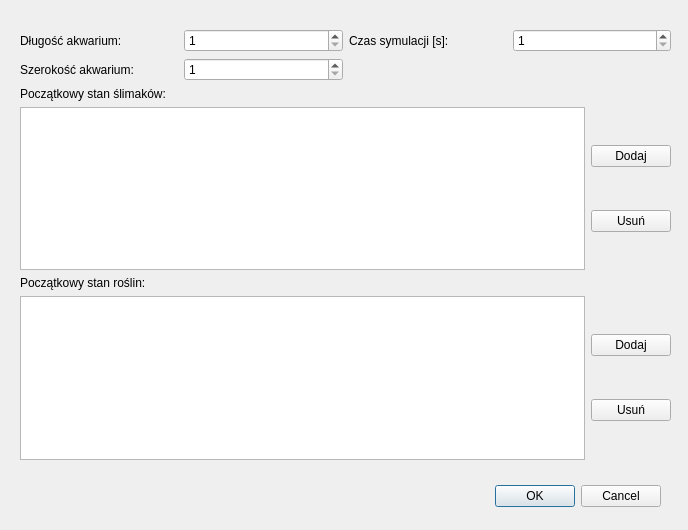
<?xml version="1.0" encoding="UTF-8"?>
<ui version="4.0">
 <class>EditWindow</class>
 <widget class="QDialog" name="EditWindow">
  <property name="geometry">
   <rect>
    <x>0</x>
    <y>0</y>
    <width>688</width>
    <height>530</height>
   </rect>
  </property>
  <property name="windowTitle">
   <string>Dialog</string>
  </property>
  <widget class="QDialogButtonBox" name="buttonBox">
   <property name="geometry">
    <rect>
     <x>60</x>
     <y>480</y>
     <width>601</width>
     <height>32</height>
    </rect>
   </property>
   <property name="orientation">
    <enum>Qt::Horizontal</enum>
   </property>
   <property name="standardButtons">
    <set>QDialogButtonBox::Cancel|QDialogButtonBox::Ok</set>
   </property>
  </widget>
  <widget class="QWidget" name="verticalLayoutWidget">
   <property name="geometry">
    <rect>
     <x>20</x>
     <y>29</y>
     <width>651</width>
     <height>431</height>
    </rect>
   </property>
   <layout class="QVBoxLayout" name="mainLayout">
    <item>
     <layout class="QGridLayout" name="singleValuesLayout">
      <item row="1" column="1">
       <widget class="QSpinBox" name="aquariumWeightValue">
        <property name="minimum">
         <number>1</number>
        </property>
        <property name="maximum">
         <number>1000000000</number>
        </property>
        <property name="displayIntegerBase">
         <number>10</number>
        </property>
       </widget>
      </item>
      <item row="0" column="0">
       <widget class="QLabel" name="aquariumLengthLabel">
        <property name="text">
         <string>Długość akwarium:</string>
        </property>
       </widget>
      </item>
      <item row="0" column="1">
       <widget class="QSpinBox" name="aquariumLengthValue">
        <property name="minimum">
         <number>1</number>
        </property>
        <property name="maximum">
         <number>1000000000</number>
        </property>
        <property name="stepType">
         <enum>QAbstractSpinBox::DefaultStepType</enum>
        </property>
        <property name="displayIntegerBase">
         <number>10</number>
        </property>
       </widget>
      </item>
      <item row="1" column="0">
       <widget class="QLabel" name="aquariumWeightLabel">
        <property name="text">
         <string>Szerokość akwarium:</string>
        </property>
       </widget>
      </item>
      <item row="0" column="2">
       <widget class="QLabel" name="durationLabel">
        <property name="text">
         <string>Czas symulacji [s]:</string>
        </property>
       </widget>
      </item>
      <item row="0" column="3">
       <widget class="QSpinBox" name="durationValue">
        <property name="minimum">
         <number>1</number>
        </property>
        <property name="maximum">
         <number>1000000000</number>
        </property>
        <property name="displayIntegerBase">
         <number>10</number>
        </property>
       </widget>
      </item>
     </layout>
    </item>
    <item>
     <widget class="QLabel" name="snailsLabel">
      <property name="text">
       <string>Początkowy stan ślimaków:</string>
      </property>
     </widget>
    </item>
    <item>
     <layout class="QHBoxLayout" name="snailsLayout">
      <item>
       <widget class="QTableWidget" name="snailsTable"/>
      </item>
      <item>
       <layout class="QVBoxLayout" name="snailsButtonsLayout" stretch="5,5">
        <property name="spacing">
         <number>5</number>
        </property>
        <property name="sizeConstraint">
         <enum>QLayout::SetMinimumSize</enum>
        </property>
        <item>
         <widget class="QPushButton" name="addSnailButton">
          <property name="text">
           <string>Dodaj</string>
          </property>
         </widget>
        </item>
        <item>
         <widget class="QPushButton" name="removeSnailButton">
          <property name="text">
           <string>Usuń</string>
          </property>
         </widget>
        </item>
       </layout>
      </item>
     </layout>
    </item>
    <item>
     <widget class="QLabel" name="plantsLabel">
      <property name="text">
       <string>Początkowy stan roślin:</string>
      </property>
     </widget>
    </item>
    <item>
     <layout class="QHBoxLayout" name="pllantsLayout">
      <item>
       <widget class="QTableWidget" name="plantsTable"/>
      </item>
      <item>
       <layout class="QVBoxLayout" name="plantsButtonsLayout" stretch="5,5">
        <property name="spacing">
         <number>5</number>
        </property>
        <property name="sizeConstraint">
         <enum>QLayout::SetMinimumSize</enum>
        </property>
        <item>
         <widget class="QPushButton" name="addPlantButton">
          <property name="text">
           <string>Dodaj</string>
          </property>
         </widget>
        </item>
        <item>
         <widget class="QPushButton" name="removePlantButton">
          <property name="text">
           <string>Usuń</string>
          </property>
         </widget>
        </item>
       </layout>
      </item>
     </layout>
    </item>
   </layout>
  </widget>
 </widget>
 <resources/>
 <connections>
  <connection>
   <sender>buttonBox</sender>
   <signal>rejected()</signal>
   <receiver>EditWindow</receiver>
   <slot>reject()</slot>
   <hints>
    <hint type="sourcelabel">
     <x>316</x>
     <y>260</y>
    </hint>
    <hint type="destinationlabel">
     <x>286</x>
     <y>274</y>
    </hint>
   </hints>
  </connection>
 </connections>
</ui>
